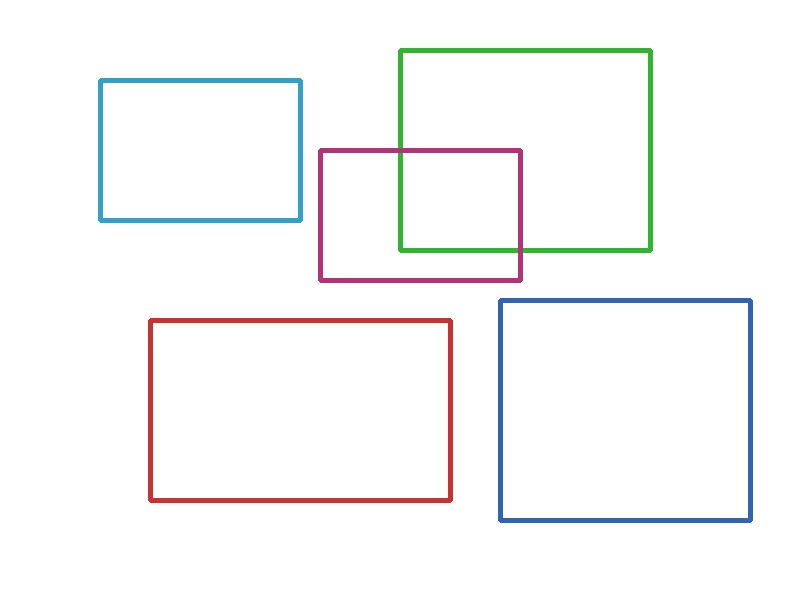
#> input picture reference/sample_test.jpg, 800 x 600 px
$ python -i detector.py   (imports and definitions only)
#> lines starting #> are read from the running program, lines starting #| are printed output that depends on the picture; after the words box and inside, x2 and y2 are one past the last pixel; in counts of white or black regions, pixels touching at a corner belong together
#> further down, picture is the input picture: shape (600, 800, 3); mean B, G, R 248.7, 248.5, 248.3
"""Contour-based shape detection for geometric shapes in images.

Detects rectangles, circles, triangles, and polygons using OpenCV contour
analysis. Extends color-segmented detection from the reference implementation
to handle overlapping shapes drawn in different colors, with a fallback to
standard edge detection for monochrome images.
"""

import logging
from dataclasses import dataclass, field
from typing import Any

import cv2
import numpy as np

logger = logging.getLogger(__name__)


@dataclass
class Shape:
    """A detected geometric shape with its properties."""

    shape_type: str
    contour: np.ndarray
    bbox: tuple[int, int, int, int]  # x, y, w, h
    center: tuple[int, int]
    properties: dict[str, Any] = field(default_factory=dict)
    confidence: float = 1.0


# ---------------------------------------------------------------------------
# Color segmentation (from reference — handles overlapping colored shapes)
# ---------------------------------------------------------------------------

def _find_unique_colors(
    image: np.ndarray,
    bg_threshold: int = 240,
    color_distance: int = 40,
) -> list[np.ndarray]:
    """Discover distinct line colors in the image.

    Masks out near-white background, quantizes remaining pixels, then
    clusters nearby colors so JPEG artifacts don't create false groups.
    """
#> called with bg_threshold = 240, color_distance = 40
    mask = np.any(image < bg_threshold, axis=2)
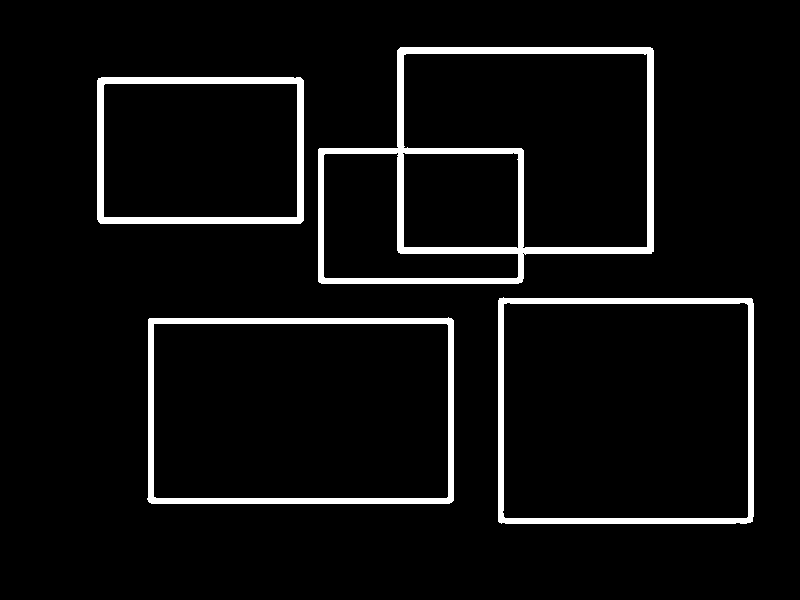
#> mask: shape (600, 800) bool; 5.5% white; 4 white regions, box (x1, y1, x2, y2) and area: (318, 47, 654, 284) 10138, (147, 317, 454, 504) 5752, (498, 297, 754, 524) 5600, (97, 77, 304, 224) 4734
    fg_pixels = image[mask].astype(np.float32)

    if len(fg_pixels) == 0:
        return []

    quantized = (fg_pixels // 8) * 8
    unique = np.unique(quantized.astype(np.uint8), axis=0)
#> unique = 232 rows, first 8: [40, 40, 192], [40, 40, 200], [40, 48, 192], [40, 48, 200], [40, 168, 40], [40, 168, 48], [40, 176, 40], [40, 176, 48]

    clusters: list[np.ndarray] = []
    for color in unique:
        merged = False
        for center in clusters:
            if np.linalg.norm(color.astype(float) - center.astype(float)) < color_distance:
                merged = True
                break
        if not merged:
            clusters.append(color)
#> this loop made 232 passes
#> after the loop, clusters = [[40, 40, 192], [40, 168, 40], [56, 64, 144], [64, 160, 72], [72, 88, 112], [80, 136, 104], [96, 64, 136], [112, 40, 168], [112, 128, 128], [128, 96, 64], [160, 136, 88], [168, 88, 56], [184, 152, 48], [200, 248, 208], [224, 224, 248], [248, 248, 200]]

    return clusters


def _color_mask(image: np.ndarray, color: np.ndarray, tolerance: int = 35) -> np.ndarray:
    """Create a binary mask isolating pixels near the given BGR color."""
    lower = np.clip(color.astype(int) - tolerance, 0, 255).astype(np.uint8)
    upper = np.clip(color.astype(int) + tolerance, 0, 255).astype(np.uint8)
    mask = cv2.inRange(image, lower, upper)

    white_mask = cv2.inRange(image, (230, 230, 230), (255, 255, 255))
    mask = cv2.bitwise_and(mask, cv2.bitwise_not(white_mask))

    # Dilate to close gaps from anti-aliasing, then close to smooth edges
    kernel = cv2.getStructuringElement(cv2.MORPH_ELLIPSE, (5, 5))
    mask = cv2.dilate(mask, kernel, iterations=2)
    mask = cv2.morphologyEx(mask, cv2.MORPH_CLOSE, kernel, iterations=1)

    # Fill enclosed regions so outline shapes (e.g. unfilled circles) become
    # solid — this makes contour area and circularity meaningful.
    fill_contours, _ = cv2.findContours(mask, cv2.RETR_EXTERNAL, cv2.CHAIN_APPROX_SIMPLE)
    cv2.drawContours(mask, fill_contours, -1, 255, cv2.FILLED)

    return mask


# ---------------------------------------------------------------------------
# Shape classification
# ---------------------------------------------------------------------------

def _classify_contour(
    contour: np.ndarray,
    epsilon_factor: float = 0.02,
    min_area: float = 500.0,
    circularity_threshold: float = 0.7,
) -> Shape | None:
    """Classify a single contour into a Shape or return None if too small."""
    area = cv2.contourArea(contour)
    if area < min_area:
        return None

    peri = cv2.arcLength(contour, True)
    if peri == 0:
        return None

    approx = cv2.approxPolyDP(contour, epsilon_factor * peri, True)
    vertices = len(approx)

    x, y, w, h = cv2.boundingRect(approx)
    cx, cy = x + w // 2, y + h // 2

    # Circularity: 4*pi*area / perimeter^2  (1.0 = perfect circle)
    circularity = (4 * np.pi * area) / (peri * peri) if peri > 0 else 0

    if circularity > circularity_threshold and vertices >= 6:
        # Circle
        (circle_cx, circle_cy), radius = cv2.minEnclosingCircle(contour)
        circle_cx, circle_cy, radius = int(circle_cx), int(circle_cy), int(radius)
        return Shape(
            shape_type="circle",
            contour=contour,
            bbox=(x, y, w, h),
            center=(circle_cx, circle_cy),
            properties={
                "radius": radius,
                "area": float(area),
                "circularity": float(circularity),
            },
        )
    elif vertices == 3:
        # Triangle
        return Shape(
            shape_type="triangle",
            contour=contour,
            bbox=(x, y, w, h),
            center=(cx, cy),
            properties={
                "vertices": vertices,
                "width": w,
                "height": h,
                "area": float(area),
            },
        )
    elif vertices == 4:
        # Rectangle (or square)
        aspect_ratio = w / h if h > 0 else 0
        shape_type = "square" if 0.9 <= aspect_ratio <= 1.1 else "rectangle"
        return Shape(
            shape_type=shape_type,
            contour=contour,
            bbox=(x, y, w, h),
            center=(cx, cy),
            properties={
                "width": w,
                "height": h,
                "area": float(area),
                "aspect_ratio": float(aspect_ratio),
            },
        )
    elif vertices >= 5:
        # Polygon
        return Shape(
            shape_type="polygon",
            contour=contour,
            bbox=(x, y, w, h),
            center=(cx, cy),
            properties={
                "vertices": vertices,
                "width": w,
                "height": h,
                "area": float(area),
            },
        )

    return None


# ---------------------------------------------------------------------------
# Deduplication
# ---------------------------------------------------------------------------

def _is_duplicate(shape: Shape, existing: list[Shape], iou_threshold: float = 0.5) -> bool:
    """Check if a shape overlaps significantly with an already-detected one."""
    x1, y1, w1, h1 = shape.bbox
    for other in existing:
        x2, y2, w2, h2 = other.bbox
        xi = max(x1, x2)
        yi = max(y1, y2)
        xa = min(x1 + w1, x2 + w2)
        ya = min(y1 + h1, y2 + h2)
        inter = max(0, xa - xi) * max(0, ya - yi)
        union = w1 * h1 + w2 * h2 - inter
        if union > 0 and inter / union > iou_threshold:
            return True
    return False


# ---------------------------------------------------------------------------
# Main detection API
# ---------------------------------------------------------------------------

def detect_shapes(
    image: np.ndarray,
    epsilon_factor: float = 0.02,
    min_area: float = 500.0,
) -> list[Shape]:
    """Detect geometric shapes in an image.

    Uses per-color segmentation when distinct line colors are found,
    falling back to Canny edge detection for monochrome images.

    Args:
        image: BGR image as numpy array.
        epsilon_factor: Contour approximation accuracy (fraction of perimeter).
        min_area: Minimum contour area in pixels to consider.

    Returns:
        List of detected Shape objects.
    """
    colors = _find_unique_colors(image)
#> colors has the same summary as clusters in _find_unique_colors
    logger.info("Found %d unique line color(s)", len(colors))

    all_shapes: list[Shape] = []

    if colors:
        for color in colors:
            mask = _color_mask(image, color)
            contours, _ = cv2.findContours(mask, cv2.RETR_EXTERNAL, cv2.CHAIN_APPROX_SIMPLE)
            for cnt in contours:
                shape = _classify_contour(cnt, epsilon_factor, min_area)
                if shape and not _is_duplicate(shape, all_shapes):
                    all_shapes.append(shape)
#> this loop made 16 passes
#> (color, lower in _color_mask, upper in _color_mask) on passes 1, 2, 3, 4, 6: ([40, 40, 192], [5, 5, 157], [75, 75, 227]), ([40, 168, 40], [5, 133, 5], [75, 203, 75]), ([56, 64, 144], [21, 29, 109], [91, 99, 179]), ([64, 160, 72], [29, 125, 37], [99, 195, 107]), ([80, 136, 104], [45, 101, 69], [115, 171, 139])
#> (color, lower in _color_mask, upper in _color_mask) on passes 5, 9: ([72, 88, 112], [37, 53, 77], [107, 123, 147]), ([112, 128, 128], [77, 93, 93], [147, 163, 163])
#> pass 1, in _color_mask, `mask = cv2.inRange(image, lower, upper)`:
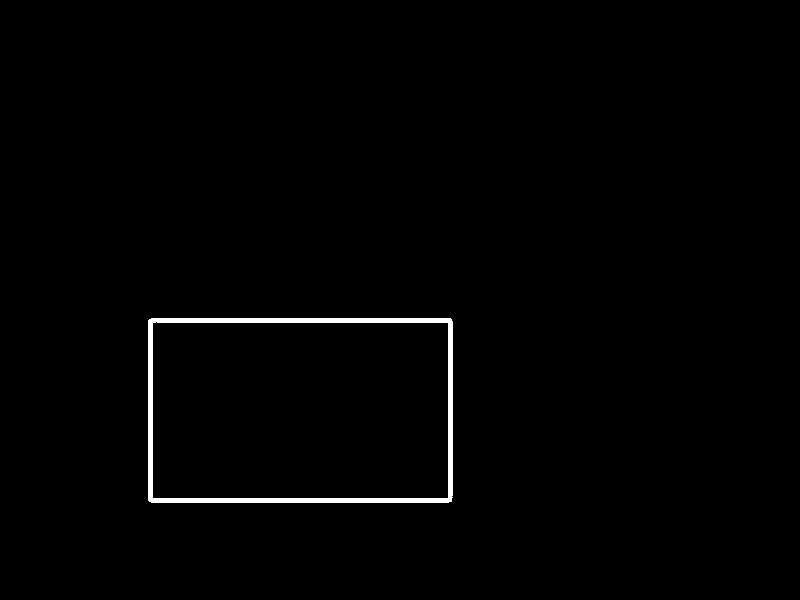
#> mask: shape (600, 800); 1% white; 1 white region, box (x1, y1, x2, y2) and area: (148, 318, 453, 503) 4778
#> pass 1, in _color_mask, `white_mask = cv2.inRange(image, (230, 230, 230), (255, 255, 255))`:
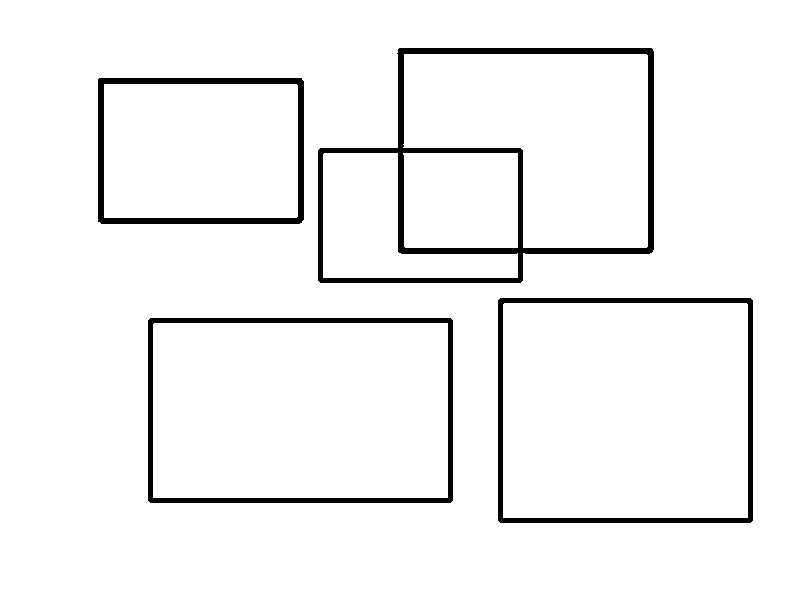
#> white_mask: shape (600, 800); 95.4% white; 4 black regions, box (x1, y1, x2, y2) and area: (318, 48, 654, 283) 8609, (148, 318, 453, 503) 4789, (498, 298, 753, 523) 4690, (98, 78, 304, 224) 4062
#> pass 1, in _color_mask, `mask = cv2.dilate(mask, kernel, iterations=2)`:
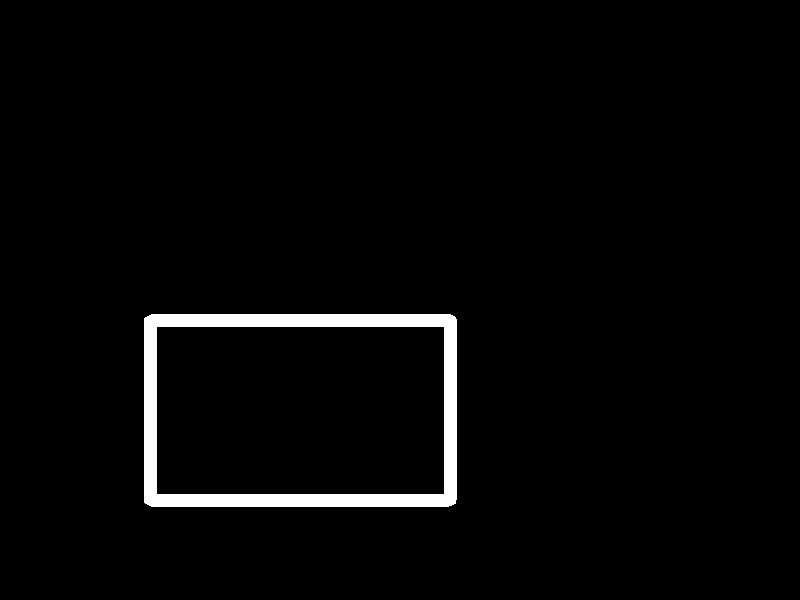
#> mask: shape (600, 800); 2.6% white; 1 white region, box (x1, y1, x2, y2) and area: (144, 314, 457, 507) 12414
#> after the loop:
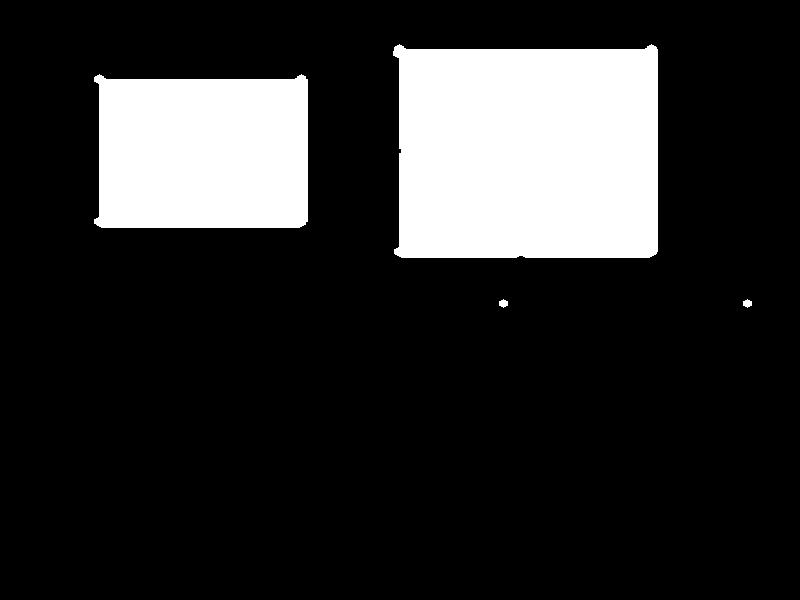
#> mask: shape (600, 800); 17.8% white; 4 white regions, box (x1, y1, x2, y2) and area: (393, 44, 658, 258) 54242, (94, 74, 308, 228) 31240, (499, 299, 508, 308) 57, (743, 299, 752, 308) 57
#> after the loop, all_shapes = 5 items
    else:
        gray = cv2.cvtColor(image, cv2.COLOR_BGR2GRAY)
        blurred = cv2.GaussianBlur(gray, (5, 5), 0)
        edges = cv2.Canny(blurred, 50, 150)
        kernel = cv2.getStructuringElement(cv2.MORPH_RECT, (3, 3))
        edges = cv2.dilate(edges, kernel, iterations=1)
        contours, _ = cv2.findContours(edges, cv2.RETR_EXTERNAL, cv2.CHAIN_APPROX_SIMPLE)
        for cnt in contours:
            shape = _classify_contour(cnt, epsilon_factor, min_area)
            if shape and not _is_duplicate(shape, all_shapes):
                all_shapes.append(shape)

    logger.info("Detected %d shape(s): %s", len(all_shapes),
                ", ".join(f"{s.shape_type}" for s in all_shapes))
    return all_shapes

>>> import cv2
>>> picture = cv2.imread('../reference/sample_test.jpg')
>>> result = detect_shapes(picture)
#> result = 5 items
